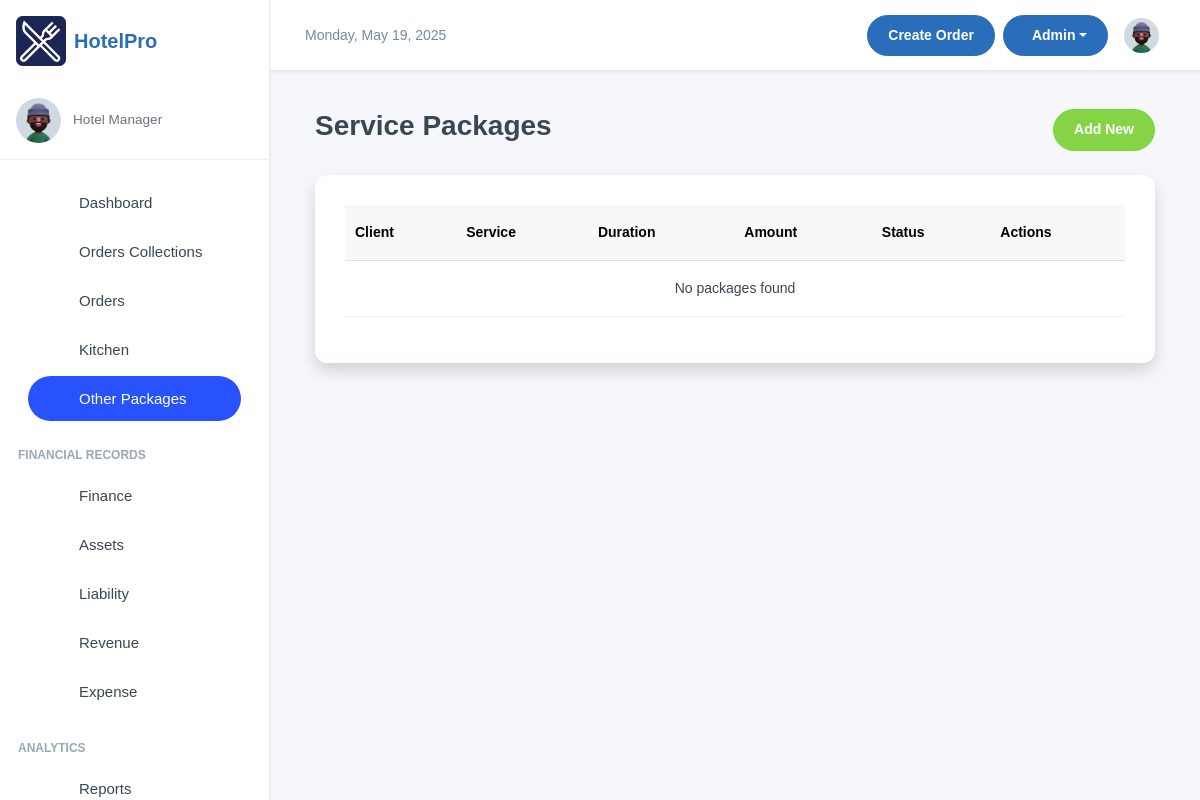
The app's page /others/packages/, older data.
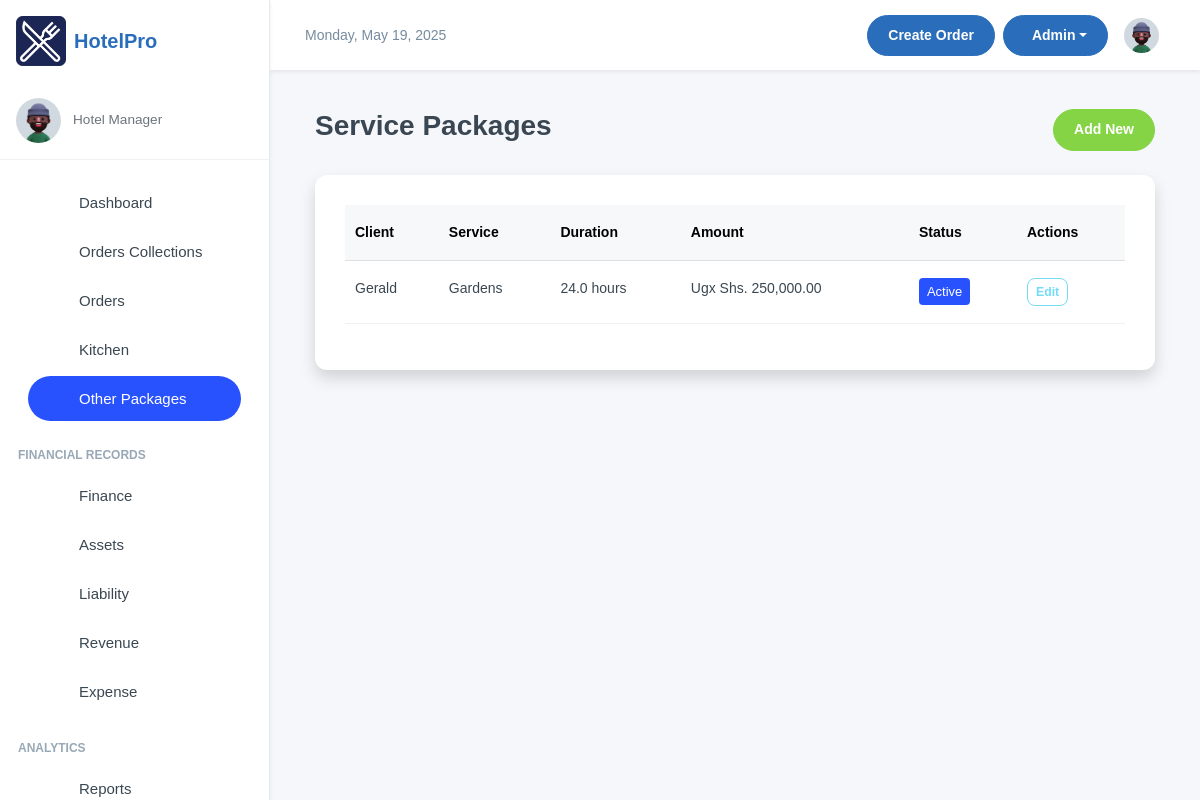
The same page, newer data.
### otherPackages/models.py (models this page shows, shortened)
class OtherPackage(models.Model):
    SERVICE_TYPES = [
        ('Conference', 'Conference Room'),
        ('Gardens', 'Gardens'),
        ('Gym', 'Gym Access'),
        ('Laundry', 'Laundry Service'),
        ('Massage', 'Massage Therapy'),
        ('Other', 'Other Service'),
        ('Parking', 'Car Parking'),
        ('Pool', 'Swimming Pool'),
        ('RoomService', 'Room Service'),
        ('Sauna', 'Sauna Session'),
        ('Spa', 'Spa Treatment'),
        ('WiFi', 'High-Speed Wi-Fi'),
    ]
    STATUS_CHOICES = [
        ('Pending', 'Pending'),
        ('Active', 'Active'),
        ('Completed', 'Completed'),
    ]
    client_name = models.CharField(max_length=200)
    service_type = models.CharField(max_length=50, choices=SERVICE_TYPES)
    description = models.TextField(blank=True, null=True)
    total_amount = models.DecimalField(max_digits=10, decimal_places=2)
    start_time = models.DateTimeField()
    end_time = models.DateTimeField()
    status = models.CharField(max_length=20, choices=STATUS_CHOICES, default='Pending')
    created_at = models.DateTimeField(auto_now_add=True)
    updated_at = models.DateTimeField(auto_now=True)
    created_by = models.ForeignKey(User, on_delete=models.SET_NULL, null=True)
    @property
    def duration(self):
        if self.end_time and self.start_time:
            delta = self.end_time - self.start_time
            return round(delta.total_seconds() / 3600, 2)  # Return hours
        return 0
    class Meta:
        ordering = ['-start_time']
        verbose_name = 'Additional Service Package'
        verbose_name_plural = 'Additional Service Packages'

### otherPackages/views.py (the view)
# urls.py: path('packages/', PackageListView.as_view(), name='package_list'),
class PackageListView(ListView):
    model = OtherPackage
    template_name = 'package_list.html'
    context_object_name = 'packages'
    paginate_by = 10
    def get_queryset(self):
        qs = super().get_queryset()
        status = self.request.GET.get('status')
        if status:
            qs = qs.filter(status=status)
        return qs

### otherPackages/templates/package_list.html (shortened to what this page needs)
{% extends 'base.html' %}
{% load humanize %}
{% block content %}
<div class="container mt-4">
    <div class="d-flex justify-content-between mb-4">
        <h2>Service Packages</h2>
        <a href="/others/packages/new/" class="btn btn-success">
             Add New
        </a>
    </div>
    <div class="card shadow">
        <div class="card-body">
            <table class="table table-hover">
                <thead class="table-light">
                    <tr>
                        <th>Client</th>
                        <th>Service</th>
                        <th>Duration</th>
                        <th>Amount</th>
                        <th>Status</th>
                        <th>Actions</th>
                    </tr>
                </thead>
                <tbody>
                    {% for package in packages %}
                    <tr>
                        <td>{{ package.client_name }}</td>
                        <td>{{ package.get_service_type_display }}</td>
                        <td>{{ package.duration }} hours</td>
                        <td>Ugx Shs. {{ package.total_amount|intcomma }}</td>
                        <td>
                            <span class="badge
                                {% if package.status == 'Completed' %}bg-success
                                {% elif package.status == 'Active' %}bg-primary
                                {% else %}bg-secondary{% endif %}">
                                {{ package.status }}
                            </span>
                        </td>
                        <td>
                            <a href="/others/packages/{{package.id}}/edit/" class="btn btn-sm btn-outline-secondary">
                                 Edit
                            </a>
                        </td>
                    </tr>
                    {% empty %}
                    <tr>
                        <td colspan="6" class="text-center">No packages found</td>
                    </tr>
                    {% endfor %}
                </tbody>
            </table>
        </div>
    </div>
</div>
{% endblock %}

Row changes from the older to the newer data that the page shows:
added OtherPackage: client_name "Gerald", service_type "Gardens", duration "24.0", total_amount "250,000.00", status "Active"
Text that changed along with them:
text no longer shown: "No packages found"
